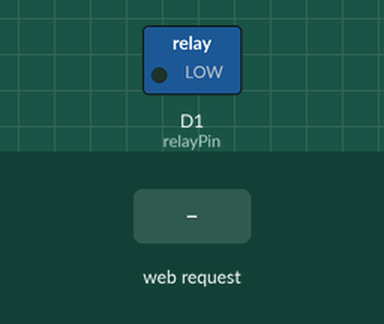
The sketch below on a simulated ESP8266 (NodeMCU). Parts: switched loads named in the sketch (green lamp = pin HIGH). The inputs (shaded band) are chosen by the test bench. WiFi joins after 1.5 s; servers stay silent unless stated; not simulated (calls return 0 or success): secrets.h; what the sketch prints to the serial monitor is not drawn.

Above: at 2.7 s.
2.8 s: HTTP request GET /on received
At 4.0 s:
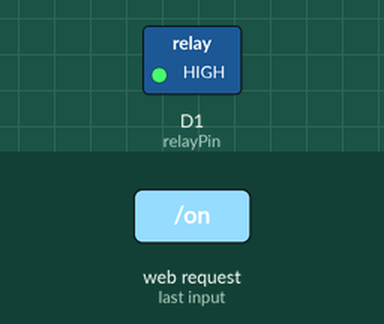
4.3 s: HTTP request GET /off received
At 5.2 s:
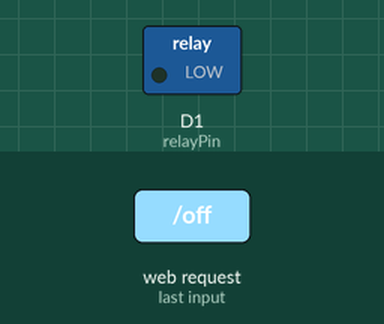
Timing chart, 0 to 7.3 s (numbered marks = the images above; inputs shaded):
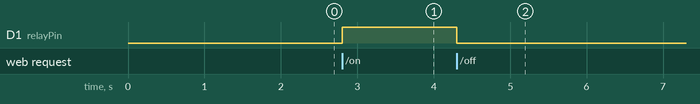

The sketch:

CameraProbeRelay.ino
```cpp
/*
 * CameraProbe Relay Firmware
 *
 * Matches CameraProbe's default config (relay.host = "onair.local",
 * relay.port = 80): responds to GET /on and GET /off with a plain-text
 * reply, plus a /status endpoint for checking the current relay state.
 */

#include <ESP8266WiFi.h>
#include <ESP8266WebServer.h>
#include <ESP8266mDNS.h>
#include "secrets.h" // copy secrets.h.example to secrets.h and fill in your WiFi credentials

const char* ssid = WIFI_SSID;
const char* password = WIFI_PASSWORD;
const char* hostname = NET_HOSTNAME;

ESP8266WebServer server(80);

const int relayPin = D1;

void handleRoot() {
  server.send(200, "text/plain",
              "Camera Relay Controller\n"
              "/on\n"
              "/off\n"
              "/status");
}

void handleOn() {
  digitalWrite(relayPin, HIGH);
  server.send(200, "text/plain", "Relay ON");
}

void handleOff() {
  digitalWrite(relayPin, LOW);
  server.send(200, "text/plain", "Relay OFF");
}

void handleStatus() {

  String state =
      digitalRead(relayPin) ? "ON" : "OFF";

  server.send(200, "text/plain", state);
}

void setup() {

  pinMode(relayPin, OUTPUT);
  digitalWrite(relayPin, LOW);

  Serial.begin(115200);

  WiFi.mode(WIFI_STA);
  WiFi.begin(ssid, password);

  Serial.print("Connecting ");

  while (WiFi.status() != WL_CONNECTED) {
    delay(500);
    Serial.print(".");
  }


  if (MDNS.begin(hostname)) { //edit this line to change the local hostname
      Serial.println("mDNS responder started");
  }

  Serial.println();
  Serial.print("Connected: ");
  Serial.println(WiFi.localIP());

  server.on("/", handleRoot);
  server.on("/on", handleOn);
  server.on("/off", handleOff);
  server.on("/status", handleStatus);

  server.begin();

  Serial.println("HTTP Server Started");
}

void loop() {
  MDNS.update();
  server.handleClient();
}
```

Measured:
- after the input at 2.8 s, D1 (relayPin): LOW → HIGH at once
- after the input at 4.3 s, D1 (relayPin): HIGH → LOW at once
